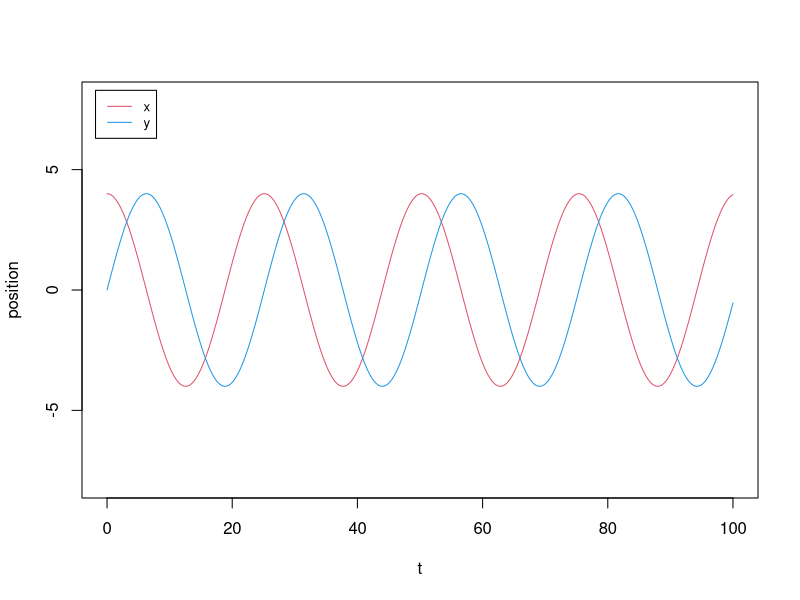
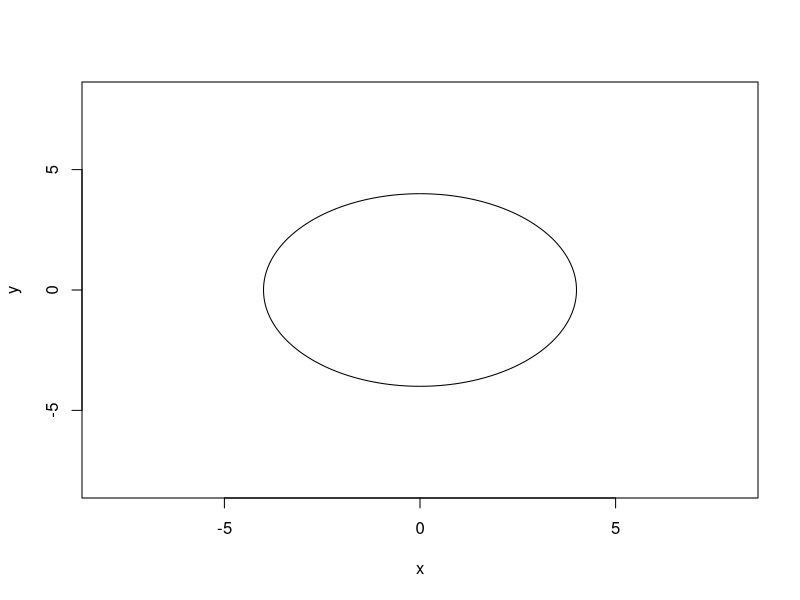
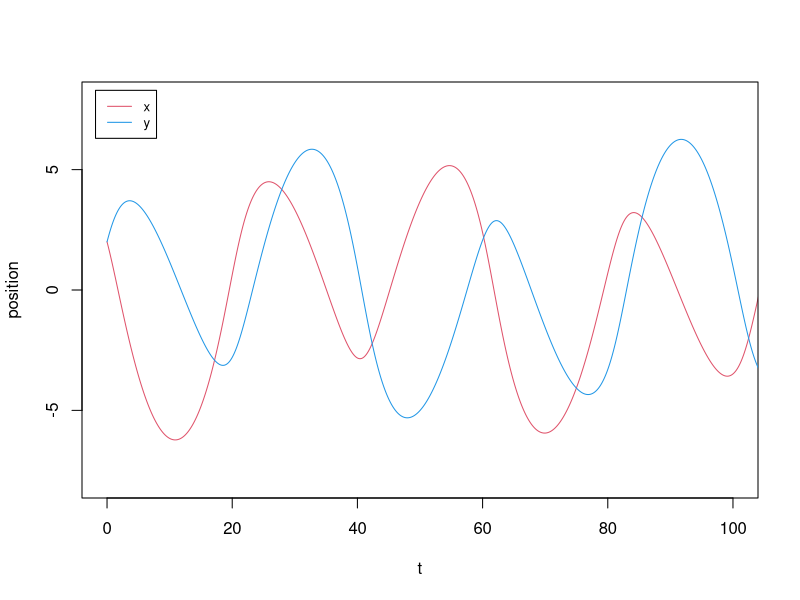
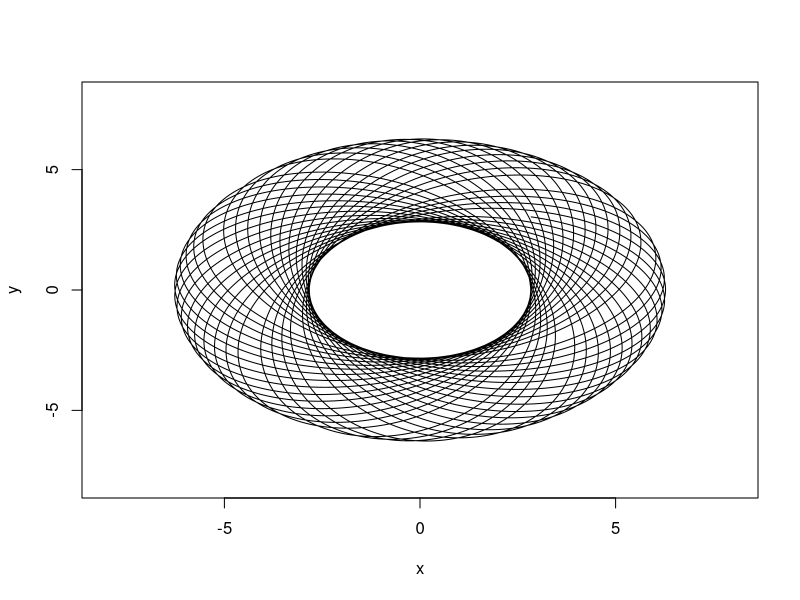
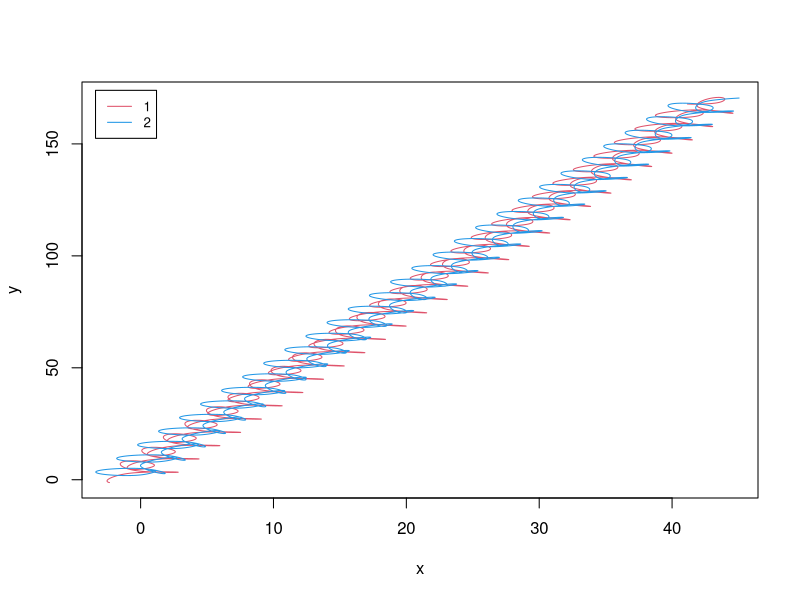
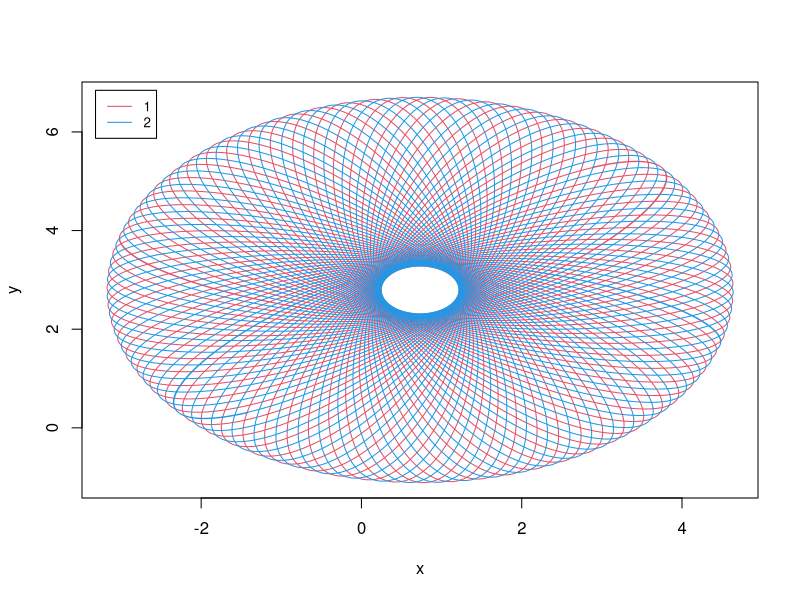
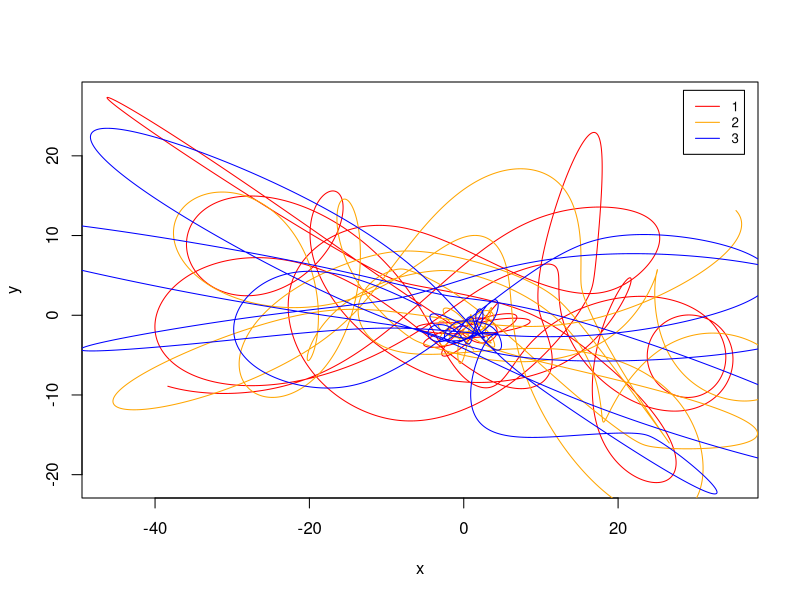

These charts were generated, in order, by the following R code:
## ---- chunk 1
knitr::opts_chunk$set(echo = TRUE)
## ---- chunk 2
# Velocity Verlet method for high dimensional systems (2D, 3D, or multiple particles)
velocity_verlet_generic <- function(f, t0, x0, v0, t.total, dt, ...){
  # f:  2nd derivative function
  # t0: initial time
  # x0: a vector of initial position x
  # v0: a vector of initial velocity v
  # t.total: total simulation time
  # dt: time step size 
  t_all = seq(t0, t.total, by=dt)
  nt_all = length(t_all)
  nx = length(x0)
  x_all = matrix(0, nrow = nt_all, ncol = nx)
  v_all = matrix(0, nrow = nt_all, ncol = nx)
  x_all[1,] = x0
  v_all[1,] = v0 
  for (i in 1:(nt_all-1)) {
    v_half = v_all[i,] + 0.5 * dt * f(t_all[i], x_all[i,],...)
    x_all[i+1,] = x_all[i,] + dt * v_half
    v_all[i+1,] = v_half + 0.5 * dt * f(t_all[i+1], x_all[i+1,],...)
  }
  return(cbind(t_all, x_all, v_all))   # the output is a matrix of t, x, v for all time steps
}
## ---- chunk 3
# gravitational force in 2D
f_g2d <- function(t, x, G){
  # x: a vector of size two: x, y positions
  r2 = x[1]**2 + x[2]**2
  return(-x*G/r2)
}

results_g2d = velocity_verlet_generic(f = f_g2d, t0 = 0, x0 = c(4, 0), v0 = c(0, 1), t.total = 100, dt = 0.1, G = 1)
plot(results_g2d[,1], results_g2d[,2], type = "l", col=2,
    xlab="t", ylab="position", xlim=c(0,100), ylim=c(-8,8)) 
lines(results_g2d[,1], results_g2d[,3], col=4)
legend("topleft", inset=0.02, 
       legend = c("x","y"),
       col=c(2,4), lty=1, cex=0.8)
## ---- chunk 4
plot(results_g2d[,2], results_g2d[,3], type = "l", col=1,
    xlab="x", ylab="y", xlim=c(-8,8), ylim=c(-8,8)) 
## ---- chunk 5
results_g2d2 = velocity_verlet_generic(f = f_g2d, t0 = 0, x0 = c(2, 2), v0 = c(-1, 1), t.total = 1000, dt = 0.1, G = 1)
plot(results_g2d2[,1], results_g2d2[,2], type = "l", col=2,
    xlab="t", ylab="position", xlim=c(0,100), ylim=c(-8,8)) 
lines(results_g2d2[,1], results_g2d2[,3], col=4)
legend("topleft", inset=0.02, 
       legend = c("x","y"),
       col=c(2,4), lty=1, cex=0.8)
## ---- chunk 6
plot(results_g2d2[,2], results_g2d2[,3], type = "l", col=1,
    xlab="x", ylab="y", xlim=c(-8,8), ylim=c(-8,8)) 
## ---- chunk 7
# two particles in 2D with gravitational forces
f_2body_2d <- function(t, x, G){
  # x: a vector of size six: (x1, y1, x2, y2)
  r12_2 = (x[1] - x[3])**2 + (x[2] - x[4])**2
  
  f1_x = (x[3]-x[1])/r12_2
  f1_y = (x[4]-x[2])/r12_2
  f2_x = (x[1]-x[3])/r12_2
  f2_y = (x[2]-x[4])/r12_2

  return(G*c(f1_x, f1_y, f2_x, f2_y))
}

set.seed(1)  # we use random initial conditions

results_2body = velocity_verlet_generic(f = f_2body_2d, t0 = 0, x0 = runif(4, -5, 5), v0 = runif(4, -0.3, 0.3),
                                        t.total = 1000, dt = 0.1, G = 1)
plot(results_2body[,2], results_2body[,3], type = "l", col=2,
    xlab="x", ylab="y")
lines(results_2body[,4], results_2body[,5], col=4)
legend("topleft", inset=0.02, 
       legend = c("1","2"),
       col=c(2,4), lty=1, cex=0.8)
## ---- chunk 8
# velocity is shifted to remove net changes 
center_v <- function(v, ndim){
  # v: a vector of velocities 
  # ndim: dimension of the system
  v_mat = matrix(v, ncol = ndim, byrow = T)
  v_means = colMeans(v_mat)
  return(v - v_means)  # different sizes, the shorter vector iterates
}

set.seed(1)  # we use random initial conditions
v0 = runif(4, -0.3, 0.3)

results_2body = velocity_verlet_generic(f = f_2body_2d, t0 = 0, x0 = runif(4, -5, 5), v0 = center_v(v0,2),
                                        t.total = 1000, dt = 0.1, G = 1)
plot(results_2body[,2], results_2body[,3], type = "l", col=2,
    xlab="x", ylab="y")
lines(results_2body[,4], results_2body[,5], col=4)
legend("topleft", inset=0.02, 
       legend = c("1","2"),
       col=c(2,4), lty=1, cex=0.8)
## ---- chunk 9
# three particles in 2D with gravitational forces
f_3body_2d <- function(t, x, G){
  # x: a vector of size six: (x1, y1, x2, y2, x3, y3)
  r12_2 = (x[1] - x[3])**2 + (x[2] - x[4])**2
  r13_2 = (x[1] - x[5])**2 + (x[2] - x[6])**2
  r23_2 = (x[3] - x[5])**2 + (x[4] - x[6])**2
  
  f1_x = (x[3]-x[1])/r12_2 + (x[5]-x[1])/r13_2 
  f1_y = (x[4]-x[2])/r12_2 + (x[6]-x[2])/r13_2 
  f2_x = (x[1]-x[3])/r12_2 + (x[5]-x[3])/r23_2 
  f2_y = (x[2]-x[4])/r12_2 + (x[6]-x[4])/r23_2 
  f3_x = (x[1]-x[5])/r13_2 + (x[3]-x[5])/r23_2 
  f3_y = (x[2]-x[6])/r13_2 + (x[4]-x[6])/r23_2 
  return(G*c(f1_x, f1_y, f2_x, f2_y, f3_x, f3_y))
}

set.seed(1)  # we use random initial conditions
v0 = runif(6, -0.01, 0.01)

results_3body = velocity_verlet_generic(f = f_3body_2d, t0 = 0, x0 = runif(6, -5, 5), v0 = center_v(v0, 3),
                                        t.total = 1000, dt = 0.1, G = 1)
plot(results_3body[,2], results_3body[,3], type = "l", col="red",
    xlab="x", ylab="y")
lines(results_3body[,4], results_3body[,5], col="orange")
lines(results_3body[,6], results_3body[,7], col="blue")
legend("topright", inset=0.02, 
       legend = c("1","2", "3"),
       col=c("red","orange","blue"), lty=1, cex=0.8)
